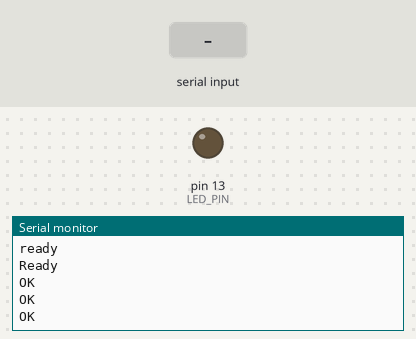
Bench run of a sketch on a simulated Arduino Mega 2560, built with avr-gcc and run on an emulated ATmega2560. Parts: output pins drawn as LEDs (lit = HIGH), the last lines printed to the serial monitor. The inputs (shaded band) are chosen by the test bench. The modem accepts every AT command (registered, SIM ready, sends succeed) and sends nothing else.

Above: at 4.2 s.
4.3 s: "+IPD\n" received over the second serial link
At 5.0 s:
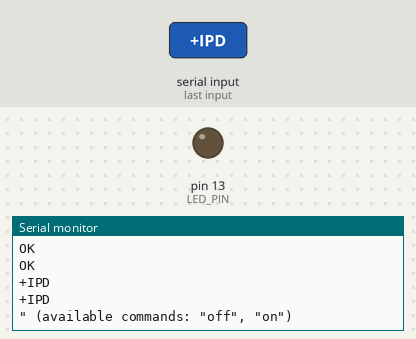
5.8 s: ":\n" received over the second serial link
At 7.0 s:
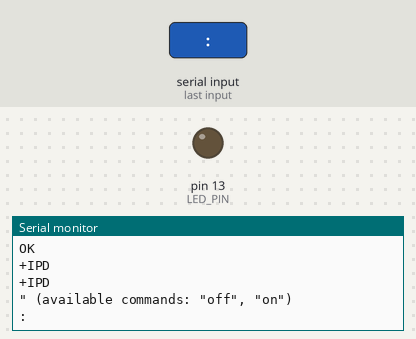
7.3 s: "off\n" received over the second serial link
At 8.4 s:
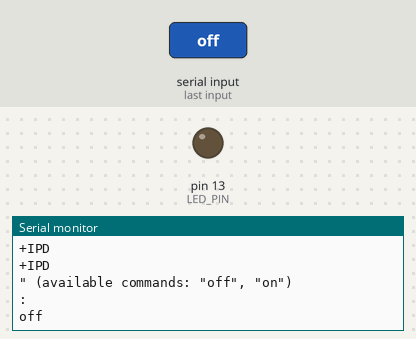

Measured:
- after the input at 4.3 s, the serial monitor: prints a new line at once (image 1)
- after the input at 5.8 s, the serial monitor: prints a new line at once (image 2)
- after the input at 7.3 s, the serial monitor: prints a new line at once (image 3)

The sketch:

simple-parsetest.ino
```cpp
/* Simple sketch to parse out commands from TCP socket
    and send to serial
    new and improved parsing all thanks to James Armstrong
*/

const int LED_PIN = 13;  //Set up pin for LED

void setup() {
  pinMode(LED_PIN, OUTPUT);
  Serial1.begin(115200);
  Serial.begin(115200);
  Serial1.println("AT+RST");  //Reset the ESP8266
  delay(1000);                //Delay to let reset run
  Serial1.println("AT+CIPMODE=0");  //set cipmode to control rcv string
  delay(1000);
  Serial1.println("AT+CIPMUX=1");  //set cipmux to allow multiple connections
  delay(1000);
  Serial1.println("AT+CIPSERVER=1,8888");  //turn on tcp server
}
String command;  //String to hold commands sent to ESP

// copy from and to each port
void loop() {
 while(Serial.available())
 Serial1.write(Serial.read());

 if(Serial1.available())
 {
   char c =Serial1.read();
   Serial.write(c);
   if(c == '\n')
   {
     parseCommand(command);
     command = "";
   }
   else if (c != '\r')command += c;
 }
}

 // Read command
void parseCommand(String com)
{
  String maincmd;
  //trying to parse out everything after the :  i.e. +IPD,0,3:off
  if (com.indexOf("+IPD")!=-1) {
    maincmd = com.substring(com.indexOf(":")+1);
 if(maincmd.equalsIgnoreCase("off"))
 {
   digitalWrite(LED_PIN, LOW);
 }
 else if (maincmd.equalsIgnoreCase("on"))
 {
  digitalWrite(LED_PIN, HIGH);
 }
 else {
       Serial.println(maincmd);
       Serial.println("\" (available commands: \"off\", \"on\")");
   }
}
}
```
